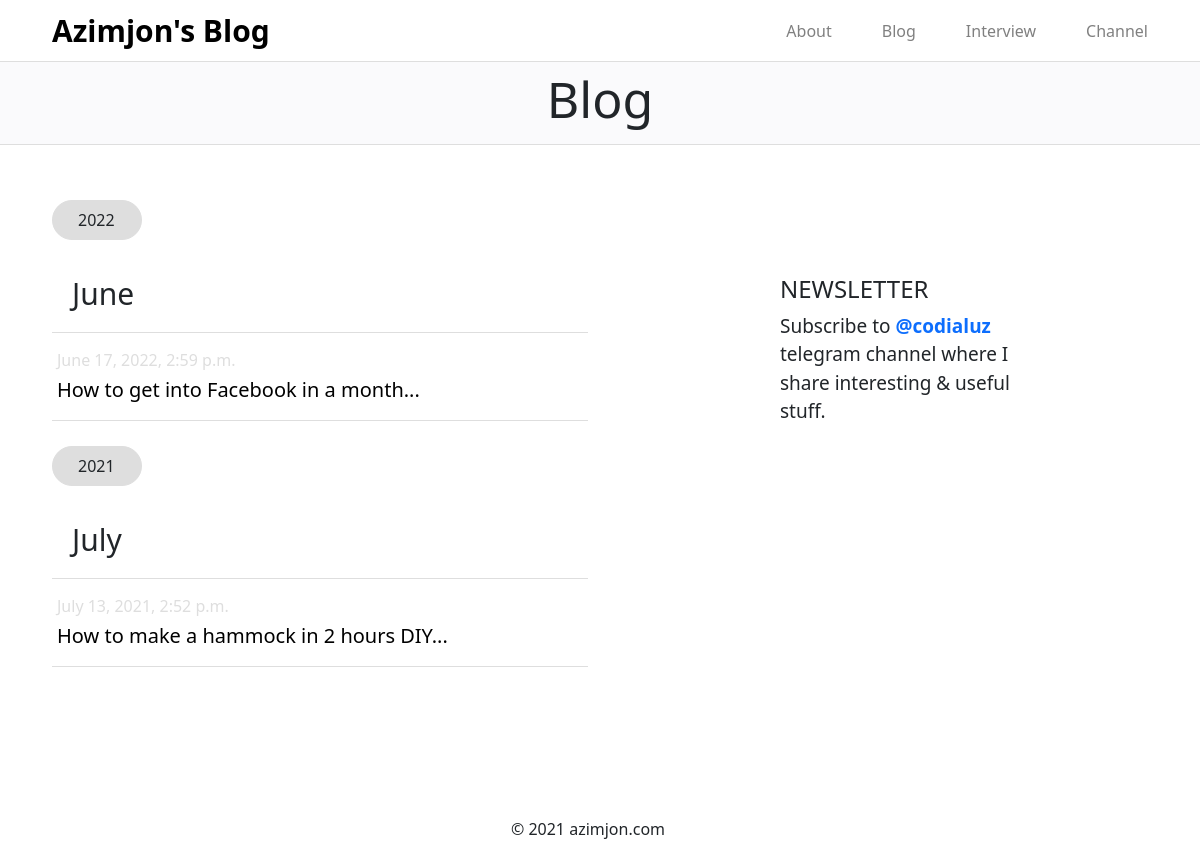
Screenshot of /blog/ with the database file from the repository.
### app/models.py (models this page shows, shortened)
class Article(models.Model):
    head = models.CharField(max_length=100)
    text = models.CharField(max_length=2000)
    date = models.DateTimeField(null=True,blank=True)
    image = models.FileField(null=True, blank=True)
    def month(self):
        return self.date.strftime('%B')

### app/views.py (the view)
# urls.py: 2. Add a URL to urlpatterns:  path('blog/', include('blog.urls'))
def blog(request):
    data = {
        'articles': Article.objects.order_by('-date'),
    }
    return render(request, 'app/blog.html', data)

### templates/app/blog.html (shortened to what this page needs)
{% load static %}
<!DOCTYPE html>
<html lang="uz">
<head>
    <link rel="stylesheet" href="/static/app/bootstrap-5.0.2-dist/css/bootstrap.css">
    <link rel="stylesheet" href="/static/app/css/blog.css">
</head>
<body>
    <div class="container-fluid">
        <div class="row navbar">
            <div class="col-12 col-md-6 col-sm-6 navbar-icon"><a href="./bir.html">Azimjon's Blog</a></div>
            <div class="col-12 col-md-6 col-sm-6 navbar-link">
                <div><a href="/about/">About</a></div>
                <div><a href="/blog/">Blog</a></div>
                <div><a href="/interview/">Interview</a></div>
                <div><a href="#">Channel</a></div>
            </div>
        </div>
        <div class="row blog">
            <div class="col-12">
                <h1>Blog</h1>
            </div>
        </div>
        <div class="row main">
            <div class="col-12 col-md-6 col-sm-6 main-card1">
                {% for i in articles %}
                <p>{{i.date.year}}</p>
                <h3>{{i.month}}</h3>
                <div class="main-card1-link">
                    <a href="/article/{{i.id}}/"><h6>{{i.date}} <h6> <h5>{{i.head}}</h5></a>
                </div>
                {% endfor %}
            </div>
            <div class="col-12 col-md-6 col-sm-6 main-card2">
                <h4>NEWSLETTER</h4>
                <p>Subscribe to <a href="#">@codialuz</a> telegram channel where I share interesting & useful stuff.</p>
            </div>
        </div>
        <div class="row footer">
            <p>© 2021 azimjon.com</p>
        </div>
    </div>
</body>
</html>

### static/app/css/blog.css (style rules this page uses)
body { margin: 0; padding: 0; -webkit-box-sizing: border-box; box-sizing: border-box; }
.container-fluid .navbar { padding-right: 40px; padding-left: 40px; border-bottom: 1px solid #DEDEDE; }
.container-fluid .navbar .navbar-icon a { font-size: 30px; font-weight: bold; text-decoration: none; color: #000; }
.container-fluid .navbar .navbar-link { -webkit-box-pack: end; -ms-flex-pack: end; justify-content: end; display: -webkit-box; display: -ms-flexbox; display: flex; }
.container-fluid .navbar .navbar-link a { text-decoration: none; margin-left: 50px; color: grey; }
.container-fluid .blog { background-color: #FAFAFC; border-bottom: 1px solid #DEDEDE; padding: 7px 0px; }
.container-fluid .blog .col-12 h1 { font-weight: 400; font-size: 50px; text-align: center; }
.container-fluid .main { padding-left: 40px; padding-right: 40px; padding-top: 30px; }
.container-fluid .main .main-card1 p { margin-top: 25px; border: 1px solid #DEDEDE; width: 90px; padding: 7px 25px; background-color: #DEDEDE; border-radius: 20px; }
.container-fluid .main .main-card1 h3 { font-weight: 500; font-size: 30px; padding: 20px 0px; padding-bottom: 20px; border-bottom: 1px solid #DEDEDE; padding-left: 20px; }
.container-fluid .main .main-card1 .main-card1-link { width: 100%; padding: 10px 5px; border-bottom: 1px solid #DEDEDE; }
.container-fluid .main .main-card1 .main-card1-link a { width: 100%; cursor: pointer; display: inline-block; position: relative; -webkit-transition: 0.5s; transition: 0.5s; text-decoration: none; }
.container-fluid .main .main-card1 .main-card1-link a h6 { font-weight: normal; color: #DEDEDE; }
.container-fluid .main .main-card1 .main-card1-link a h5 { font-size: 20l, m px; font-weight: normal; color: #000; }
.container-fluid .main .main-card1 .main-card1-link a:after { width: 30px; font-size: 50px; content: '»'; position: absolute; margin-top: -25px; opacity: 0; top: 10px; right: -20px; -webkit-transition: 0.5s; transition: 0.5s; }
.container-fluid .main .main-card2 { width: 100%; margin-left: 15%; margin-top: 100px; width: 290px; }
.container-fluid .main .main-card2 p { font-size: 19px; }
.container-fluid .main .main-card2 a { text-decoration: none; font-weight: bold; }
.container-fluid .footer { margin-top: 150px; width: 100%; text-align: center; }

### rows the page displays
Article: date.year "2022", month "June", date "June 17, 2022, 2:59 p.m.", head "How to get into Facebook in a month..."
Article: date.year "2021", month "July", date "July 13, 2021, 2:52 p.m.", head "How to make a hammock in 2 hours DIY..."
